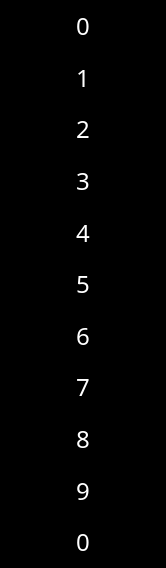
<?xml version="1.0" encoding="UTF-8"?>
<ui version="4.0">
 <class>CNum</class>
 <widget class="QWidget" name="CNum">
  <property name="geometry">
   <rect>
    <x>0</x>
    <y>0</y>
    <width>166</width>
    <height>568</height>
   </rect>
  </property>
  <property name="windowTitle">
   <string>Form</string>
  </property>
  <property name="styleSheet">
   <string notr="true">background-color: rgb(0, 0, 0);

</string>
  </property>
  <layout class="QGridLayout" name="gridLayout">
   <property name="leftMargin">
    <number>0</number>
   </property>
   <property name="topMargin">
    <number>0</number>
   </property>
   <property name="rightMargin">
    <number>0</number>
   </property>
   <property name="bottomMargin">
    <number>0</number>
   </property>
   <property name="spacing">
    <number>0</number>
   </property>
   <item row="6" column="0">
    <widget class="QLabel" name="label_7">
     <property name="font">
      <font>
       <family>Futura</family>
       <pointsize>18</pointsize>
       <weight>50</weight>
       <bold>false</bold>
      </font>
     </property>
     <property name="styleSheet">
      <string notr="true">color: rgb(255, 255, 255);</string>
     </property>
     <property name="text">
      <string>6</string>
     </property>
     <property name="alignment">
      <set>Qt::AlignCenter</set>
     </property>
    </widget>
   </item>
   <item row="3" column="0">
    <widget class="QLabel" name="label_4">
     <property name="font">
      <font>
       <family>Futura</family>
       <pointsize>18</pointsize>
       <weight>50</weight>
       <bold>false</bold>
      </font>
     </property>
     <property name="styleSheet">
      <string notr="true">color: rgb(255, 255, 255);</string>
     </property>
     <property name="text">
      <string>3</string>
     </property>
     <property name="alignment">
      <set>Qt::AlignCenter</set>
     </property>
    </widget>
   </item>
   <item row="0" column="0">
    <widget class="QLabel" name="label">
     <property name="font">
      <font>
       <family>Futura</family>
       <pointsize>18</pointsize>
       <weight>50</weight>
       <bold>false</bold>
      </font>
     </property>
     <property name="styleSheet">
      <string notr="true">color: rgb(255, 255, 255);</string>
     </property>
     <property name="text">
      <string>0</string>
     </property>
     <property name="alignment">
      <set>Qt::AlignCenter</set>
     </property>
    </widget>
   </item>
   <item row="5" column="0">
    <widget class="QLabel" name="label_6">
     <property name="font">
      <font>
       <family>Futura</family>
       <pointsize>18</pointsize>
       <weight>50</weight>
       <bold>false</bold>
      </font>
     </property>
     <property name="styleSheet">
      <string notr="true">color: rgb(255, 255, 255);</string>
     </property>
     <property name="text">
      <string>5</string>
     </property>
     <property name="alignment">
      <set>Qt::AlignCenter</set>
     </property>
    </widget>
   </item>
   <item row="9" column="0">
    <widget class="QLabel" name="label_10">
     <property name="font">
      <font>
       <family>Futura</family>
       <pointsize>18</pointsize>
       <weight>50</weight>
       <bold>false</bold>
      </font>
     </property>
     <property name="styleSheet">
      <string notr="true">color: rgb(255, 255, 255);</string>
     </property>
     <property name="text">
      <string>9</string>
     </property>
     <property name="alignment">
      <set>Qt::AlignCenter</set>
     </property>
    </widget>
   </item>
   <item row="4" column="0">
    <widget class="QLabel" name="label_5">
     <property name="font">
      <font>
       <family>Futura</family>
       <pointsize>18</pointsize>
       <weight>50</weight>
       <bold>false</bold>
      </font>
     </property>
     <property name="styleSheet">
      <string notr="true">color: rgb(255, 255, 255);</string>
     </property>
     <property name="text">
      <string>4</string>
     </property>
     <property name="alignment">
      <set>Qt::AlignCenter</set>
     </property>
    </widget>
   </item>
   <item row="1" column="0">
    <widget class="QLabel" name="label_2">
     <property name="font">
      <font>
       <family>Futura</family>
       <pointsize>18</pointsize>
       <weight>50</weight>
       <bold>false</bold>
      </font>
     </property>
     <property name="styleSheet">
      <string notr="true">color: rgb(255, 255, 255);</string>
     </property>
     <property name="text">
      <string>1</string>
     </property>
     <property name="alignment">
      <set>Qt::AlignCenter</set>
     </property>
    </widget>
   </item>
   <item row="2" column="0">
    <widget class="QLabel" name="label_3">
     <property name="font">
      <font>
       <family>Futura</family>
       <pointsize>18</pointsize>
       <weight>50</weight>
       <bold>false</bold>
      </font>
     </property>
     <property name="styleSheet">
      <string notr="true">color: rgb(255, 255, 255);</string>
     </property>
     <property name="text">
      <string>2</string>
     </property>
     <property name="alignment">
      <set>Qt::AlignCenter</set>
     </property>
    </widget>
   </item>
   <item row="8" column="0">
    <widget class="QLabel" name="label_9">
     <property name="font">
      <font>
       <family>Futura</family>
       <pointsize>18</pointsize>
       <weight>50</weight>
       <bold>false</bold>
      </font>
     </property>
     <property name="styleSheet">
      <string notr="true">color: rgb(255, 255, 255);</string>
     </property>
     <property name="text">
      <string>8</string>
     </property>
     <property name="alignment">
      <set>Qt::AlignCenter</set>
     </property>
    </widget>
   </item>
   <item row="7" column="0">
    <widget class="QLabel" name="label_8">
     <property name="font">
      <font>
       <family>Futura</family>
       <pointsize>18</pointsize>
       <weight>50</weight>
       <bold>false</bold>
      </font>
     </property>
     <property name="styleSheet">
      <string notr="true">color: rgb(255, 255, 255);</string>
     </property>
     <property name="text">
      <string>7</string>
     </property>
     <property name="alignment">
      <set>Qt::AlignCenter</set>
     </property>
    </widget>
   </item>
   <item row="10" column="0">
    <widget class="QLabel" name="label_11">
     <property name="font">
      <font>
       <family>Futura</family>
       <pointsize>18</pointsize>
       <weight>50</weight>
       <bold>false</bold>
      </font>
     </property>
     <property name="styleSheet">
      <string notr="true">color: rgb(255, 255, 255);</string>
     </property>
     <property name="text">
      <string>0</string>
     </property>
     <property name="alignment">
      <set>Qt::AlignCenter</set>
     </property>
    </widget>
   </item>
  </layout>
 </widget>
 <resources/>
 <connections/>
</ui>
